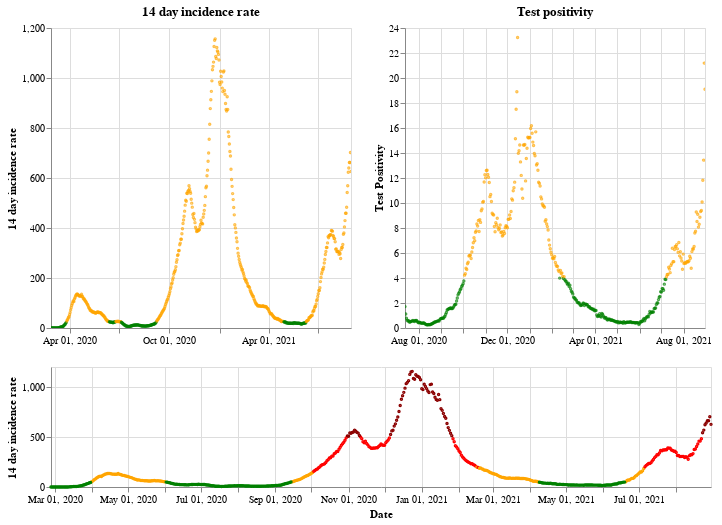

The code cell stored with this chart in its notebook:
### Markdown cell above
## Wales

### Code cell
plot_traffic_light('Wales')

### Figure 1 — Vega-Lite specification as saved in the notebook (floating-point values rounded to 4 significant figures; data arrays with more than 128 entries replaced by an {"elided": "..."} marker saying what was removed)
{"config": {"view": {"continuousWidth": 400, "continuousHeight": 300}}, "vconcat": [{"hconcat": [{"mark": {"type": "point", "size": 2}, "encoding": {"color": {"condition": {"value": "green", "test": "(datum.twoWeeklyCasesRate <= 25)"}, "value": "orange"}, "tooltip": [{"type": "nominal", "field": "areaName"}, {"type": "temporal", "field": "date"}, {"type": "quantitative", "field": "twoWeeklyCasesRate"}, {"type": "quantitative", "field": "testPositivity"}], "x": {"type": "temporal", "axis": {"title": ""}, "field": "date", "scale": {"domain": {"selection": "DateBrush"}}, "timeUnit": "yearmonthdate"}, "y": {"type": "quantitative", "axis": {"title": "14 day incidence rate"}, "field": "twoWeeklyCasesRate"}}, "title": "14 day incidence rate", "width": 300}, {"mark": {"type": "point", "size": 2}, "encoding": {"color": {"condition": {"value": "green", "test": "(datum.testPositivity <= 4)"}, "value": "orange"}, "tooltip": [{"type": "nominal", "field": "areaName"}, {"type": "temporal", "field": "date"}, {"type": "quantitative", "field": "twoWeeklyCasesRate"}, {"type": "quantitative", "field": "testPositivity"}], "x": {"type": "temporal", "axis": {"title": ""}, "field": "date", "scale": {"domain": {"selection": "DateBrush"}}, "timeUnit": "yearmonthdate"}, "y": {"type": "quantitative", "axis": {"title": "Test Positivity"}, "field": "testPositivity"}}, "title": "Test positivity", "width": 300}]}, {"layer": [{"mark": {"type": "point", "size": 2}, "encoding": {"color": {"condition": {"value": "orange", "test": "(((datum.testPositivity < 4) && (datum.twoWeeklyCasesRate >= 50)) && (datum.twoWeeklyCasesRate < 200))"}, "value": "red"}, "opacity": {"condition": {"value": 1, "test": "((datum.twoWeeklyCasesRate >= 50) && (datum.twoWeeklyCasesRate < 500))"}, "value": 0}, "tooltip": [{"type": "nominal", "field": "areaName"}, {"type": "temporal", "field": "date"}, {"type": "quantitative", "field": "twoWeeklyCasesRate"}, {"type": "quantitative", "field": "testPositivity"}], "x": {"type": "temporal", "axis": {"title": "Date"}, "field": "date", "timeUnit": "yearmonthdate"}, "y": {"type": "quantitative", "axis": {"title": "14 day incidence rate"}, "field": "twoWeeklyCasesRate"}}, "selection": {"DateBrush": {"type": "interval", "encodings": ["x"], "fields": ["Time"]}}}, {"mark": {"type": "point", "size": 2}, "encoding": {"color": {"value": "darkred"}, "opacity": {"condition": {"value": 1, "test": "(datum.twoWeeklyCasesRate >= 500)"}, "value": 0}, "tooltip": [{"type": "nominal", "field": "areaName"}, {"type": "temporal", "field": "date"}, {"type": "quantitative", "field": "twoWeeklyCasesRate"}, {"type": "quantitative", "field": "testPositivity"}], "x": {"type": "temporal", "axis": {"title": "Date"}, "field": "date", "timeUnit": "yearmonthdate"}, "y": {"type": "quantitative", "axis": {"title": "14 day incidence rate"}, "field": "twoWeeklyCasesRate"}}}, {"mark": {"type": "point", "size": 2}, "encoding": {"color": {"condition": {"value": "green", "test": "((datum.testPositivity < 4) && (datum.twoWeeklyCasesRate < 50))"}, "value": "orange"}, "opacity": {"condition": {"value": 1, "test": "(datum.twoWeeklyCasesRate < 50)"}, "value": 0}, "tooltip": [{"type": "nominal", "field": "areaName"}, {"type": "temporal", "field": "date"}, {"type": "quantitative", "field": "twoWeeklyCasesRate"}, {"type": "quantitative", "field": "testPositivity"}], "x": {"type": "temporal", "axis": {"title": "Date"}, "field": "date", "timeUnit": "yearmonthdate"}, "y": {"type": "quantitative", "axis": {"title": "14 day incidence rate"}, "field": "twoWeeklyCasesRate"}}}], "height": 120, "width": 660}], "data": {"name": "data-b2f29d627a58a1f3e6c6bd81de845ba2"}, "$schema": "https://vega.github.io/schema/vega-lite/v4.8.1.json", "datasets": {"data-b2f29d627a58a1f3e6c6bd81de845ba2": {"elided": "551 records"}}}
